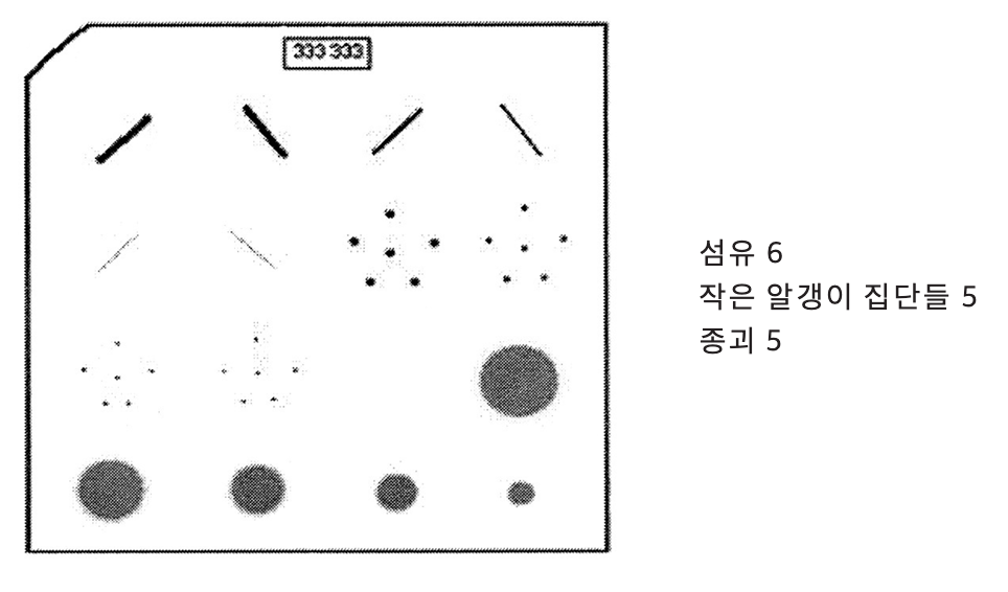
#> input picture assets/images/phantom.png, 1008 x 592 px
$ python -i morphology.py   (imports and definitions only)
#> lines starting #> are read from the running program, lines starting #| are printed output that depends on the picture; after the words box and inside, x2 and y2 are one past the last pixel; in counts of white or black regions, pixels touching at a corner belong together
"""배경 제거 / 모폴로지 (Background / Morphology)."""

from __future__ import annotations

import cv2
import numpy as np


def top_hat_filter(img: np.ndarray, ksize: int = 15) -> np.ndarray:
    """탑햇 필터 — 배경 제거 및 밝은 미세 구조 강조."""
    kernel = cv2.getStructuringElement(cv2.MORPH_ELLIPSE, (ksize, ksize))
    return cv2.morphologyEx(img, cv2.MORPH_TOPHAT, kernel)


def remove_background(img: np.ndarray, thresh_val: int = 5) -> np.ndarray:
    """가장 큰 외곽 컨투어(유방 영역) 외부를 제거.

    입력은 float [0, 1] 또는 uint8. uint8 마스킹 결과를 반환한다.
    """
#> called with thresh_val = 5
    if img.dtype != np.uint8:
        img_u8 = (np.clip(img, 0, 1) * 255).astype(np.uint8)
    else:
        img_u8 = img

    _, thresh = cv2.threshold(img_u8, thresh_val, 255, cv2.THRESH_BINARY)
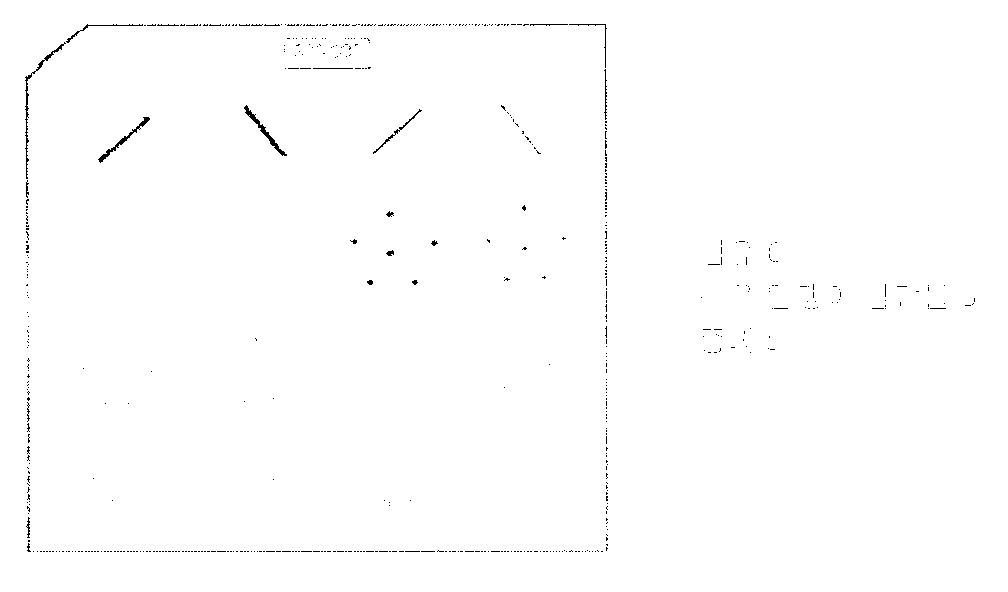
#> thresh: shape (592, 1008); 99.4% white; black in thin lines or dots, all inside (x1, y1, x2, y2) = (25, 24, 975, 552)
    contours, _ = cv2.findContours(thresh, cv2.RETR_EXTERNAL, cv2.CHAIN_APPROX_SIMPLE)
#> contours = [[[0, 0], [0, 591], [1007, 591], [1007, 0]]]
    if not contours:
        return img_u8

    largest = max(contours, key=cv2.contourArea)
#> largest = [[0, 0], [0, 591], [1007, 591], [1007, 0]]
    mask = np.zeros_like(img_u8)
    cv2.drawContours(mask, [largest], -1, 255, thickness=cv2.FILLED)
#> mask: shape (592, 1008); every value is 255
    return cv2.bitwise_and(img_u8, img_u8, mask=mask)

>>> import cv2
>>> picture = cv2.imread('../../assets/images/phantom.png', cv2.IMREAD_GRAYSCALE)
>>> result = remove_background(picture)
